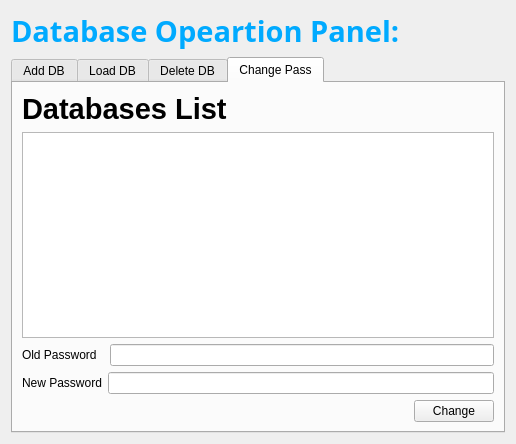
<?xml version="1.0" encoding="UTF-8"?>
<ui version="4.0">
 <class>DbOparation</class>
 <widget class="QDialog" name="DbOparation">
  <property name="geometry">
   <rect>
    <x>0</x>
    <y>0</y>
    <width>516</width>
    <height>444</height>
   </rect>
  </property>
  <property name="sizePolicy">
   <sizepolicy hsizetype="Fixed" vsizetype="Fixed">
    <horstretch>0</horstretch>
    <verstretch>0</verstretch>
   </sizepolicy>
  </property>
  <property name="minimumSize">
   <size>
    <width>516</width>
    <height>444</height>
   </size>
  </property>
  <property name="maximumSize">
   <size>
    <width>516</width>
    <height>444</height>
   </size>
  </property>
  <property name="windowTitle">
   <string>Dialog</string>
  </property>
  <layout class="QVBoxLayout" name="verticalLayout_2">
   <item>
    <layout class="QVBoxLayout" name="verticalLayout">
     <item>
      <widget class="QLabel" name="label">
       <property name="font">
        <font>
         <family>Ubuntu Mono</family>
         <pointsize>22</pointsize>
         <weight>75</weight>
         <bold>true</bold>
        </font>
       </property>
       <property name="cursor">
        <cursorShape>WhatsThisCursor</cursorShape>
       </property>
       <property name="styleSheet">
        <string notr="true">color: rgb(0, 170, 255);</string>
       </property>
       <property name="text">
        <string>Database Opeartion Panel:</string>
       </property>
      </widget>
     </item>
     <item>
      <widget class="QTabWidget" name="tabWidget">
       <property name="toolTip">
        <string/>
       </property>
       <property name="currentIndex">
        <number>3</number>
       </property>
       <property name="iconSize">
        <size>
         <width>32</width>
         <height>32</height>
        </size>
       </property>
       <widget class="QWidget" name="tab_1">
        <attribute name="icon">
         <iconset resource="icons/rec.qrc">
          <normaloff>:/adddb.ico</normaloff>:/adddb.ico</iconset>
        </attribute>
        <attribute name="title">
         <string>Add DB</string>
        </attribute>
        <layout class="QVBoxLayout" name="verticalLayout_3">
         <item>
          <layout class="QHBoxLayout" name="horizontalLayout">
           <item>
            <widget class="QLabel" name="label_2">
             <property name="text">
              <string>DB Name</string>
             </property>
            </widget>
           </item>
           <item>
            <widget class="QLineEdit" name="lineEdit"/>
           </item>
          </layout>
         </item>
         <item>
          <layout class="QHBoxLayout" name="horizontalLayout_2">
           <item>
            <widget class="QLabel" name="label_3">
             <property name="text">
              <string>Password</string>
             </property>
            </widget>
           </item>
           <item>
            <widget class="QLineEdit" name="lineEdit_2">
             <property name="echoMode">
              <enum>QLineEdit::Password</enum>
             </property>
            </widget>
           </item>
          </layout>
         </item>
         <item>
          <layout class="QHBoxLayout" name="horizontalLayout_3">
           <item>
            <spacer name="horizontalSpacer">
             <property name="orientation">
              <enum>Qt::Horizontal</enum>
             </property>
             <property name="sizeHint" stdset="0">
              <size>
               <width>148</width>
               <height>20</height>
              </size>
             </property>
            </spacer>
           </item>
           <item>
            <widget class="QPushButton" name="pushButton">
             <property name="text">
              <string>Add</string>
             </property>
             <property name="icon">
              <iconset resource="icons/rec.qrc">
               <normaloff>:/adddb.ico</normaloff>:/adddb.ico</iconset>
             </property>
             <property name="iconSize">
              <size>
               <width>32</width>
               <height>32</height>
              </size>
             </property>
            </widget>
           </item>
          </layout>
         </item>
         <item>
          <spacer name="verticalSpacer">
           <property name="orientation">
            <enum>Qt::Vertical</enum>
           </property>
           <property name="sizeHint" stdset="0">
            <size>
             <width>20</width>
             <height>169</height>
            </size>
           </property>
          </spacer>
         </item>
         <item>
          <widget class="QLabel" name="label_4">
           <property name="font">
            <font>
             <pointsize>14</pointsize>
             <weight>75</weight>
             <italic>true</italic>
             <bold>true</bold>
            </font>
           </property>
           <property name="frameShape">
            <enum>QFrame::Box</enum>
           </property>
           <property name="frameShadow">
            <enum>QFrame::Sunken</enum>
           </property>
           <property name="text">
            <string>[+] Status</string>
           </property>
          </widget>
         </item>
        </layout>
       </widget>
       <widget class="QWidget" name="tab_2">
        <attribute name="icon">
         <iconset resource="icons/rec.qrc">
          <normaloff>:/loadd.ico</normaloff>:/loadd.ico</iconset>
        </attribute>
        <attribute name="title">
         <string>Load DB</string>
        </attribute>
        <layout class="QVBoxLayout" name="verticalLayout_6">
         <item>
          <layout class="QVBoxLayout" name="verticalLayout_5">
           <item>
            <widget class="QLabel" name="label_11">
             <property name="font">
              <font>
               <family>Ubuntu</family>
               <pointsize>22</pointsize>
               <weight>75</weight>
               <bold>true</bold>
              </font>
             </property>
             <property name="text">
              <string>Databases List</string>
             </property>
            </widget>
           </item>
           <item>
            <widget class="QListWidget" name="listWidget_load"/>
           </item>
           <item>
            <layout class="QHBoxLayout" name="horizontalLayout_11">
             <item>
              <widget class="QLineEdit" name="lineEdit_loaddbPass">
               <property name="echoMode">
                <enum>QLineEdit::Password</enum>
               </property>
               <property name="placeholderText">
                <string>Database Password</string>
               </property>
              </widget>
             </item>
             <item>
              <widget class="QPushButton" name="pushButton_5">
               <property name="text">
                <string>Load</string>
               </property>
               <property name="icon">
                <iconset resource="icons/rec.qrc">
                 <normaloff>:/dbload.ico</normaloff>:/dbload.ico</iconset>
               </property>
               <property name="iconSize">
                <size>
                 <width>28</width>
                 <height>28</height>
                </size>
               </property>
              </widget>
             </item>
            </layout>
           </item>
          </layout>
         </item>
        </layout>
       </widget>
       <widget class="QWidget" name="tab_3">
        <attribute name="icon">
         <iconset resource="icons/rec.qrc">
          <normaloff>:/dbdelete.ico</normaloff>:/dbdelete.ico</iconset>
        </attribute>
        <attribute name="title">
         <string>Delete DB</string>
        </attribute>
        <layout class="QVBoxLayout" name="verticalLayout_7">
         <item>
          <layout class="QVBoxLayout" name="verticalLayout_4">
           <item>
            <widget class="QLabel" name="label_7">
             <property name="font">
              <font>
               <family>Ubuntu</family>
               <pointsize>22</pointsize>
               <weight>75</weight>
               <bold>true</bold>
              </font>
             </property>
             <property name="text">
              <string>Databases List</string>
             </property>
            </widget>
           </item>
           <item>
            <widget class="QListWidget" name="listWidget_delete"/>
           </item>
           <item>
            <layout class="QHBoxLayout" name="horizontalLayout_7">
             <item>
              <widget class="QLineEdit" name="lineEdit_deletePass">
               <property name="echoMode">
                <enum>QLineEdit::Password</enum>
               </property>
               <property name="placeholderText">
                <string>Db password</string>
               </property>
              </widget>
             </item>
             <item>
              <widget class="QPushButton" name="pushButton_3">
               <property name="text">
                <string>Delete</string>
               </property>
               <property name="icon">
                <iconset resource="icons/rec.qrc">
                 <normaloff>:/remove.ico</normaloff>:/remove.ico</iconset>
               </property>
               <property name="iconSize">
                <size>
                 <width>28</width>
                 <height>28</height>
                </size>
               </property>
              </widget>
             </item>
            </layout>
           </item>
          </layout>
         </item>
        </layout>
       </widget>
       <widget class="QWidget" name="tab_4">
        <attribute name="icon">
         <iconset resource="icons/rec.qrc">
          <normaloff>:/changepass.ico</normaloff>:/changepass.ico</iconset>
        </attribute>
        <attribute name="title">
         <string>Change Pass</string>
        </attribute>
        <layout class="QVBoxLayout" name="verticalLayout_8">
         <item>
          <widget class="QLabel" name="label_8">
           <property name="font">
            <font>
             <family>Ubuntu</family>
             <pointsize>22</pointsize>
             <weight>75</weight>
             <bold>true</bold>
            </font>
           </property>
           <property name="text">
            <string>Databases List</string>
           </property>
          </widget>
         </item>
         <item>
          <widget class="QListWidget" name="listWidget_change"/>
         </item>
         <item>
          <layout class="QHBoxLayout" name="horizontalLayout_8">
           <item>
            <widget class="QLabel" name="label_9">
             <property name="text">
              <string>Old Password  </string>
             </property>
            </widget>
           </item>
           <item>
            <widget class="QLineEdit" name="lineEdit_chOldPass">
             <property name="echoMode">
              <enum>QLineEdit::Password</enum>
             </property>
            </widget>
           </item>
          </layout>
         </item>
         <item>
          <layout class="QHBoxLayout" name="horizontalLayout_9">
           <item>
            <widget class="QLabel" name="label_10">
             <property name="text">
              <string>New Password</string>
             </property>
            </widget>
           </item>
           <item>
            <widget class="QLineEdit" name="lineEdit_chNewPass">
             <property name="echoMode">
              <enum>QLineEdit::Password</enum>
             </property>
            </widget>
           </item>
          </layout>
         </item>
         <item>
          <layout class="QHBoxLayout" name="horizontalLayout_10">
           <item>
            <spacer name="horizontalSpacer_3">
             <property name="orientation">
              <enum>Qt::Horizontal</enum>
             </property>
             <property name="sizeHint" stdset="0">
              <size>
               <width>138</width>
               <height>20</height>
              </size>
             </property>
            </spacer>
           </item>
           <item>
            <widget class="QPushButton" name="pushButton_4">
             <property name="text">
              <string>Change</string>
             </property>
             <property name="icon">
              <iconset resource="icons/rec.qrc">
               <normaloff>:/reload.ico</normaloff>:/reload.ico</iconset>
             </property>
             <property name="iconSize">
              <size>
               <width>28</width>
               <height>28</height>
              </size>
             </property>
            </widget>
           </item>
          </layout>
         </item>
        </layout>
       </widget>
      </widget>
     </item>
    </layout>
   </item>
  </layout>
 </widget>
 <resources>
  <include location="icons/rec.qrc"/>
 </resources>
 <connections/>
</ui>
